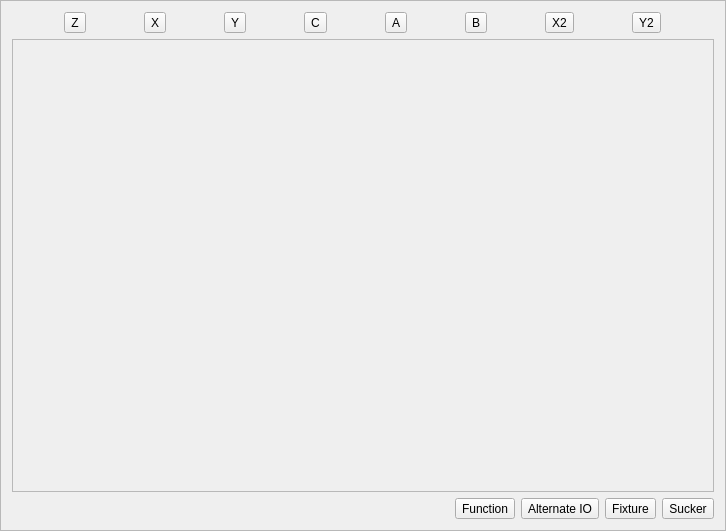
<?xml version="1.0" encoding="UTF-8"?>
<ui version="4.0">
 <class>ICManualOperationPageFrame</class>
 <widget class="QFrame" name="ICManualOperationPageFrame">
  <property name="geometry">
   <rect>
    <x>0</x>
    <y>0</y>
    <width>726</width>
    <height>531</height>
   </rect>
  </property>
  <property name="windowTitle">
   <string>Frame</string>
  </property>
  <property name="frameShape">
   <enum>QFrame::StyledPanel</enum>
  </property>
  <property name="frameShadow">
   <enum>QFrame::Raised</enum>
  </property>
  <layout class="QGridLayout" name="gridLayout">
   <item row="0" column="0" colspan="2">
    <layout class="QHBoxLayout" name="horizontalLayout">
     <item>
      <widget class="QToolButton" name="zAxisToolButton">
       <property name="text">
        <string>Z</string>
       </property>
      </widget>
     </item>
     <item>
      <widget class="QToolButton" name="xAxisToolButton">
       <property name="text">
        <string>X</string>
       </property>
      </widget>
     </item>
     <item>
      <widget class="QToolButton" name="yAxisToolButton">
       <property name="text">
        <string>Y</string>
       </property>
      </widget>
     </item>
     <item>
      <widget class="QToolButton" name="cAxisToolButton">
       <property name="text">
        <string>C</string>
       </property>
      </widget>
     </item>
     <item>
      <widget class="QToolButton" name="aAxisToolButton">
       <property name="text">
        <string>A</string>
       </property>
      </widget>
     </item>
     <item>
      <widget class="QToolButton" name="bAxisToolButton">
       <property name="text">
        <string>B</string>
       </property>
      </widget>
     </item>
     <item>
      <widget class="QToolButton" name="x2AxisToolButton">
       <property name="text">
        <string>X2</string>
       </property>
      </widget>
     </item>
     <item>
      <widget class="QToolButton" name="y2AxisToolButton">
       <property name="text">
        <string>Y2</string>
       </property>
      </widget>
     </item>
    </layout>
   </item>
   <item row="1" column="0" colspan="2">
    <widget class="QFrame" name="centralFrame">
     <property name="minimumSize">
      <size>
       <width>0</width>
       <height>350</height>
      </size>
     </property>
     <property name="frameShape">
      <enum>QFrame::StyledPanel</enum>
     </property>
     <property name="frameShadow">
      <enum>QFrame::Raised</enum>
     </property>
    </widget>
   </item>
   <item row="2" column="0">
    <spacer name="horizontalSpacer">
     <property name="orientation">
      <enum>Qt::Horizontal</enum>
     </property>
     <property name="sizeHint" stdset="0">
      <size>
       <width>403</width>
       <height>20</height>
      </size>
     </property>
    </spacer>
   </item>
   <item row="2" column="1">
    <layout class="QHBoxLayout" name="horizontalLayout_2">
     <item>
      <widget class="QToolButton" name="functionToolButton">
       <property name="text">
        <string>Function</string>
       </property>
      </widget>
     </item>
     <item>
      <widget class="QToolButton" name="alternateIOToolButton">
       <property name="text">
        <string>Alternate IO</string>
       </property>
      </widget>
     </item>
     <item>
      <widget class="QToolButton" name="fixtureToolButton">
       <property name="text">
        <string>Fixture</string>
       </property>
      </widget>
     </item>
     <item>
      <widget class="QToolButton" name="suckerToolButton">
       <property name="text">
        <string>Sucker</string>
       </property>
      </widget>
     </item>
    </layout>
   </item>
  </layout>
 </widget>
 <resources/>
 <connections/>
</ui>
